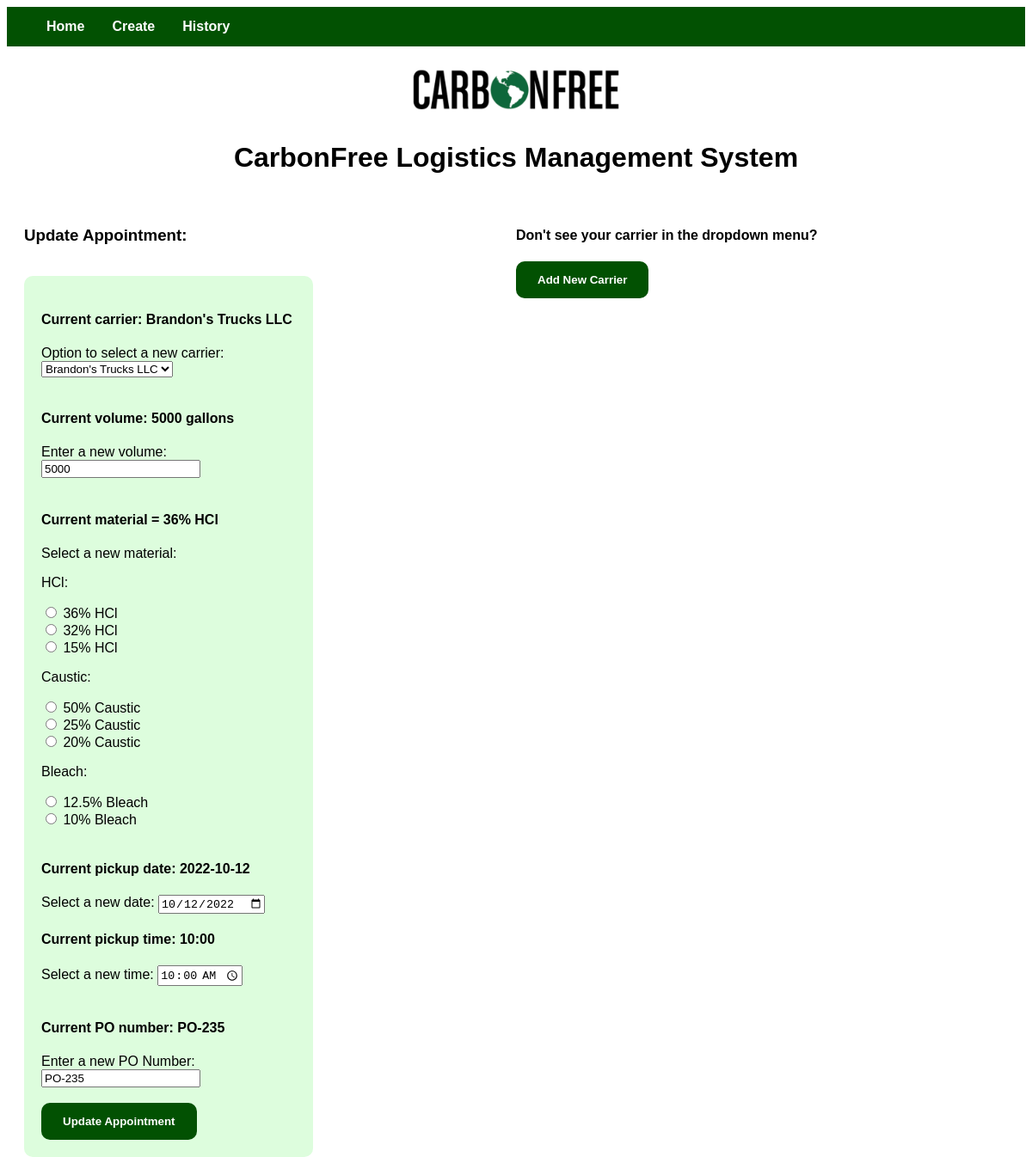
The page /update/8 on the database its author committed.
### app.py (models this page shows)
class appts_db(db.Model):
    id = db.Column(db.Integer, primary_key=True)
    carrier = db.Column(db.String(100), nullable=False)
    volume = db.Column(db.Integer)
    material = db.Column(db.String(10))
    pickup_date = db.Column(db.String(10))
    pickup_time = db.Column(db.String(5))
    PO_number = db.Column(db.String(30))

class carriers_db(db.Model):
    carrier_id = db.Column(db.Integer, primary_key=True)
    carrier_name = db.Column(db.String(100), nullable=False)
    phone_number = db.Column(db.String(15))

### app.py (the view)
@app.route('/update/<int:id>', methods=['GET', 'POST'])
def update(id):
    appt = appts_db.query.get_or_404(id)
    if request.method == 'POST':
        update_new_log_old = log_db(
            action="Updated - Old",
            carrier=appt.carrier,
            volume=appt.volume,
            material=appt.material,
            pickup_date=appt.pickup_date,
            pickup_time=appt.pickup_time,
            PO_number=appt.PO_number
        )
        appt.carrier = request.form['carrier']
        appt.volume = request.form['volume_update']
        appt.material = request.form['material_update']
        appt.pickup_date = request.form['pickup_date']
        appt.pickup_time = request.form['pickup_time']
        appt.PO_number = request.form['PO_number_update']
        update_new_log_new = log_db(
            action="Updated - New",
            carrier=request.form['carrier'],
            volume=request.form['volume_update'],
            material=request.form['material_update'],
            pickup_date=request.form['pickup_date'],
            pickup_time=request.form['pickup_time'],
            PO_number=request.form['PO_number_update']
        )
        db.session.add_all([update_new_log_old, update_new_log_new])
        db.session.commit()
        return redirect('/')
    else:
        carriers = carriers_db.query.order_by(carriers_db.carrier_name).all()
        return render_template('update.html', appt=appt, carriers=carriers)

### templates/update.html (shortened to what this page needs)
{% extends 'base.html' %}
{% block body %}
    <div class="create_column">
        <h3>Update Appointment:</h3><br>
        <form action="/update/{{appt.id}}" method="POST"
            onsubmit="update_appt_popup()" class="form">
            <h4>Current carrier: {{ appt.carrier }}</h4>
            <label>Option to select a new carrier:</label><br>
            <select name="carrier">
                {% for carrier in carriers %}
                    <option
                    value = "{{ carrier.carrier_name }}"
                    {% if carrier.carrier_name == appt.carrier %} selected {% endif %}>
                    {{ carrier.carrier_name }}</option>
                {% endfor %}
            </select><br><br>
            <h4>Current volume: {{ appt.volume }} gallons</h4>
            <label>Enter a new volume:</label><br>
            <input type="number" name="volume_update" id="volume"
                value="{{ appt.volume }}"><br><br>
            <h4>Current material = {{ appt.material }}</h4>
            <label>Select a new material:</label><br>
            <p>HCl:</p>
            <input type="radio" name="material_update" id="36%_HCl"
                value="36% HCl">
            <label for="36% HCl">36% HCl</label><br>
            <input type="radio" name="material_update" id="32%_HCl"
                value="32% HCl">
            <label for="32% HCl">32% HCl</label><br>
            <input type="radio" name="material_update" id="15%_HCl"
                value="15% HCl">
            <label for="15% HCl">15% HCl</label><br>
            <p>Caustic:</p>
            <input type="radio" name="material_update" id="50%_Caustic"
                value="50% Caustic">
            <label for="50% Caustic">50% Caustic</label><br>
            <input type="radio" name="material_update" id="25%_Caustic"
                value="25% Caustic">
            <label for="25% Caustic">25% Caustic</label><br>
            <input type="radio" name="material_update" id="20%_Caustic"
                value="20% Caustic">
            <label for="20% Caustic">20% Caustic</label><br>
            <p>Bleach:</p>
            <input type="radio" name="material_update" id="12.5%_Bleach"
                value="12.5% Bleach">
            <label for="12.5% Bleach">12.5% Bleach</label><br>
            <input type="radio" name="material_update" id="10%_Bleach"
                value="10% Bleach">
            <label for="10% Bleach">10% Bleach</label><br><br>
            <h4>Current pickup date: {{ appt.pickup_date }}</h4>
            <label for="pickup_date">Select a new date:</label>
            <input type="date" id="pickup_date" name="pickup_date"
                value="{{ appt.pickup_date }}"><br>
            <h4>Current pickup time: {{ appt.pickup_time }}</h4>
            <label for="pickup_time">Select a new time:</label>
            <input type="time" id="pickup_time" name="pickup_time"
                value="{{ appt.pickup_time }}"><br><br>
            <h4>Current PO number: {{ appt.PO_number }}</h4>
            <label>Enter a new PO Number:</label><br>
            <input type="text" id="PO_number" name="PO_number_update"
                value="{{ appt.PO_number }}"><br><br>
            <button type="submit" class="create_edit" id="update_button"
                disabled>Update Appointment</button>
        </form>
    </div>
    <div class="create_column">
        <h4>Don't see your carrier in the dropdown menu?</h4>
        <form action="{{ url_for('new_carrier') }}">
            <input type="submit" value="Add New Carrier"
                class="create_edit">
        </form><br>
    </div>
{% endblock %}

### static/css/main.css (style rules this page uses)
h3 { font-family: Arial Narrow, Helvetica, sans-serif; margin-left: 20px; }
h4 { font-family: Arial Narrow, Helvetica, sans-serif; }
.create_edit { background-color: rgb(2, 81, 2); color: white; padding: 14px 25px; text-align: center; text-decoration: none; display: inline-block; border-radius: 10px; font-family: Arial Narrow, sans-serif; font-weight: bold; border: none; cursor: pointer; }
.create_column { float: left; width: 50%; margin-top: 20px; }
.form { background-color: rgb(221, 253, 221); padding: 20px; width: 50%; border-radius: 10px; font-family: Arial Narrow, sans-serif; margin-left: 20px; }
label { font-family: Arial Narrow, sans-serif; }

### rows shown on the page
appts_db: carrier "Brandon's Trucks LLC", volume "5000", volume_update "5000", material "36% HCl", pickup_date "2022-10-12", pickup_date "10/12/2022", pickup_time "10:00", PO_number "PO-235", PO_number_update "PO-235"
